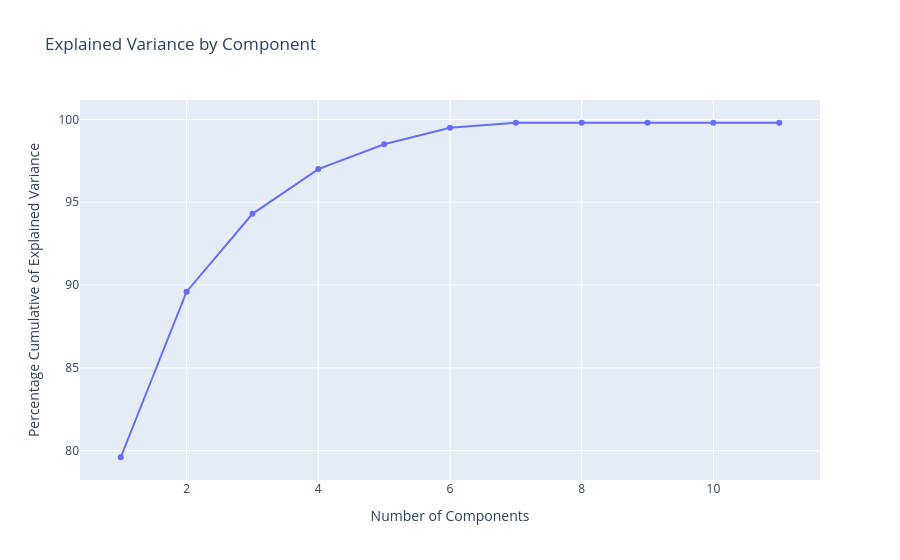

Notebook source saved alongside this figure:
### Markdown cell above
## Application de PCA pour la réduction de dimensionnalité

### Code cell
from sklearn.decomposition import PCA
import numpy as np

pca = PCA()
pca.fit(data_normalized)
per_var = np.round(pca.explained_variance_ratio_*100, decimals = 1)

# plt.figure(figsize = (10,6))
# plt.plot(range(1, len(per_var)+1), per_var.cumsum(), marker = "o", linestyle = "--")
# plt.grid()
# plt.ylabel("Percentage Cumulative of Explained Variance")
# plt.xlabel("Number of Components")
# plt.title("Explained Variance by Component")
# plt.show()
fig = px.line(x=range(1, len(per_var)+1), y=per_var.cumsum(), markers=True, title="Explained Variance by Component", labels={'x':'Number of Components', 'y':'Percentage Cumulative of Explained Variance'})
fig.update_traces(mode='lines+markers')
fig.show()

### Figure 1 — Plotly figure (JSON) as saved in the notebook; plotly's stock layout.template omitted (floating-point values rounded to 4 significant figures)
{"data": [{"hovertemplate": "Number of Components=%{x}<br>Percentage Cumulative of Explained Variance=%{y}<extra></extra>", "legendgroup": "", "line": {"color": "#636efa", "dash": "solid"}, "marker": {"symbol": "circle"}, "mode": "lines+markers", "name": "", "orientation": "v", "showlegend": false, "type": "scatter", "x": [1, 2, 3, 4, 5, 6, 7, 8, 9, 10, 11], "xaxis": "x", "y": [79.6, 89.6, 94.3, 97.0, 98.5, 99.5, 99.8, 99.8, 99.8, 99.8, 99.8], "yaxis": "y"}], "layout": {"legend": {"tracegroupgap": 0}, "title": {"text": "Explained Variance by Component"}, "xaxis": {"anchor": "y", "domain": [0, 1], "title": {"text": "Number of Components"}}, "yaxis": {"anchor": "x", "domain": [0, 1], "title": {"text": "Percentage Cumulative of Explained Variance"}}}}
